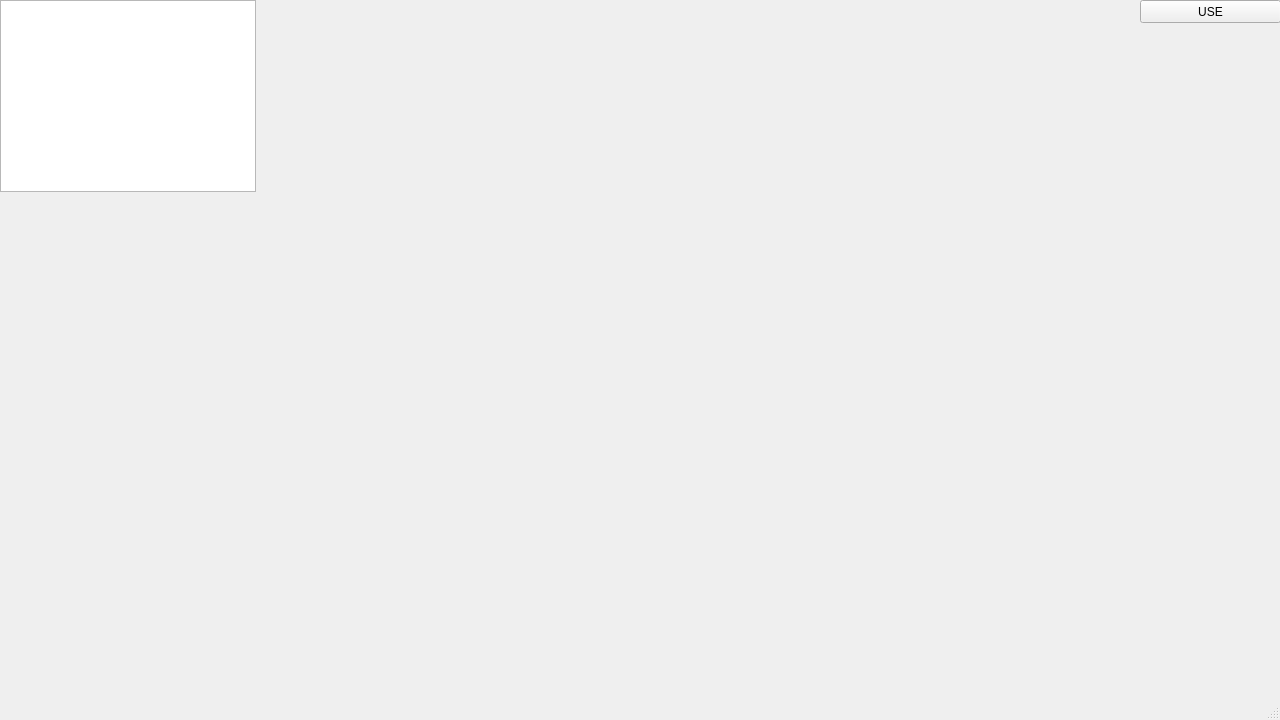
<?xml version="1.0" encoding="UTF-8"?>
<ui version="4.0">
 <class>MainWindow</class>
 <widget class="QMainWindow" name="MainWindow">
  <property name="geometry">
   <rect>
    <x>0</x>
    <y>0</y>
    <width>1280</width>
    <height>720</height>
   </rect>
  </property>
  <property name="windowTitle">
   <string>MainWindow</string>
  </property>
  <widget class="QWidget" name="centralwidget">
   <widget class="QListView" name="listView">
    <property name="geometry">
     <rect>
      <x>0</x>
      <y>0</y>
      <width>256</width>
      <height>192</height>
     </rect>
    </property>
   </widget>
   <widget class="QPushButton" name="pushButton">
    <property name="geometry">
     <rect>
      <x>1140</x>
      <y>0</y>
      <width>141</width>
      <height>23</height>
     </rect>
    </property>
    <property name="text">
     <string>USE</string>
    </property>
   </widget>
  </widget>
  <widget class="QMenuBar" name="menubar">
   <property name="geometry">
    <rect>
     <x>0</x>
     <y>0</y>
     <width>1280</width>
     <height>23</height>
    </rect>
   </property>
  </widget>
  <widget class="QStatusBar" name="statusbar"/>
 </widget>
 <resources/>
 <connections/>
</ui>
